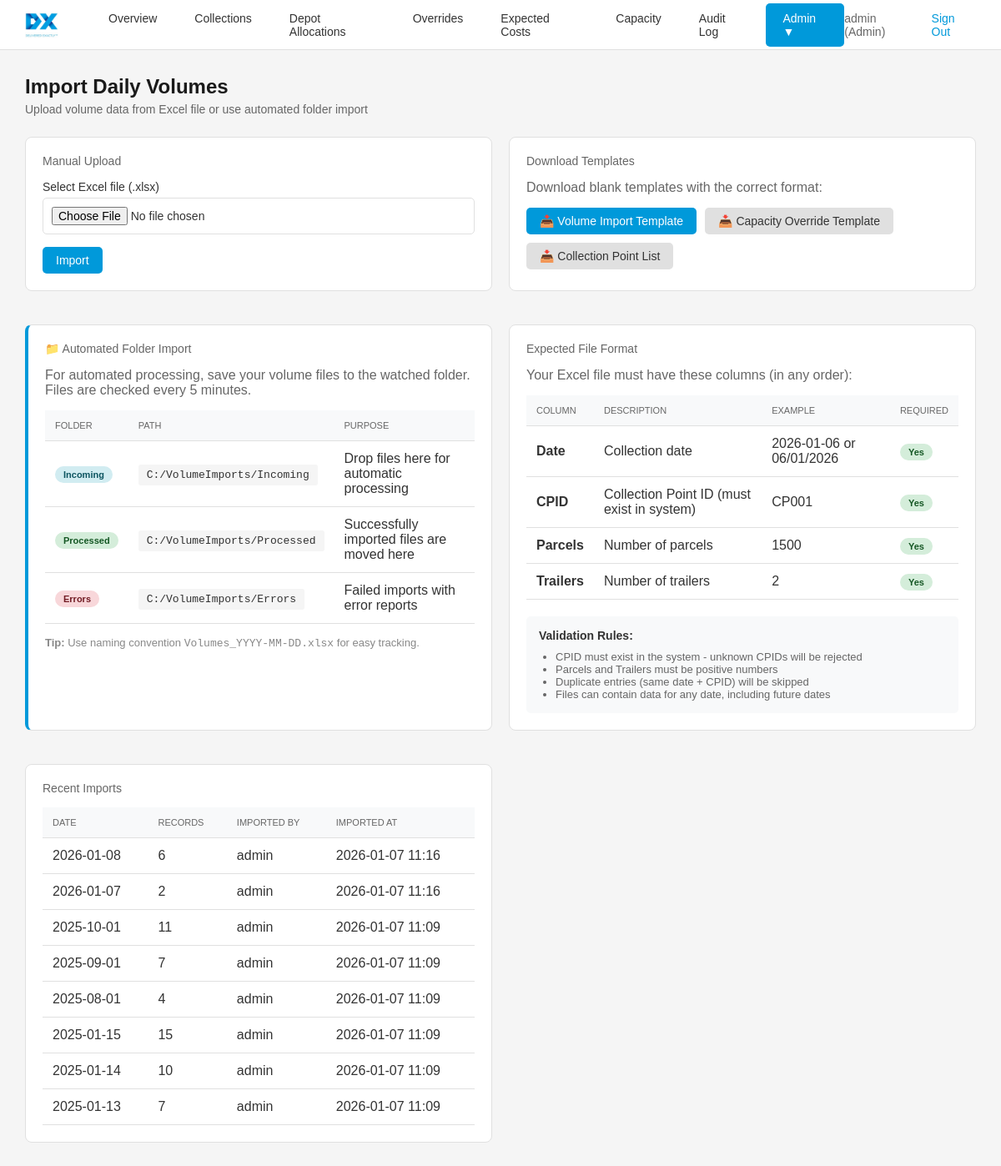
The app's page /import-volumes (signed in) with its own data.
### app/models.py (models this page shows)
class User(Base):
    __tablename__ = "users"
    id = Column(Integer, primary_key=True, index=True)
    username = Column(String(50), unique=True, index=True, nullable=False)
    email = Column(String(100), unique=True, index=True, nullable=False)
    password_hash = Column(String(255), nullable=False)
    role = Column(String(20), nullable=False, default="Viewer")  # Admin, Operator, Viewer
    is_active = Column(Boolean, default=True)
    last_login = Column(DateTime, nullable=True)
    created_at = Column(DateTime, default=datetime.utcnow)

### app/main.py (the view)
@app.get("/import-volumes")
def import_volumes_page(
    request: Request,
    db: Session = Depends(get_db),
    message: str = Query(None),
    error: bool = Query(False)
):
    user = get_current_user_from_cookie(request, db)
    if not user:
        return RedirectResponse(url="/login", status_code=303)
    if user.role not in ["Admin", "Operator"]:
        return RedirectResponse(url="/dashboard", status_code=303)
    from sqlalchemy import func
    recent = db.query(
        DailyVolume.date,
        func.count(DailyVolume.id).label('count'),
        func.max(DailyVolume.imported_at).label('imported_at'),
        DailyVolume.imported_by
    ).group_by(DailyVolume.date, DailyVolume.imported_by).order_by(DailyVolume.date.desc()).limit(10).all()
    recent_imports = []
    for r in recent:
        imp_user = db.query(User).filter(User.id == r.imported_by).first()
        recent_imports.append({
            'date': r.date.strftime('%Y-%m-%d'),
            'count': r.count,
            'user': imp_user.username if imp_user else 'System',
            'imported_at': r.imported_at.strftime('%Y-%m-%d %H:%M') if r.imported_at else ''
        })
    folder_info = {
        'incoming': WATCHED_FOLDER_INCOMING,
        'processed': WATCHED_FOLDER_PROCESSED,
        'errors': WATCHED_FOLDER_ERRORS
    }
    return templates.TemplateResponse("import_volumes.html", {
        "request": request,
        "user": user,
        "active_page": "import-volumes",
        "message": message,
        "error": error,
        "recent_imports": recent_imports,
        "folder_info": folder_info
    })

### app/templates/import_volumes.html (shortened to what this page needs)
{% extends "base.html" %}
{% block content %}
<div class="page-header">
    <h2>Import Daily Volumes</h2>
    <p>Upload volume data from Excel file or use automated folder import</p>
</div>
<div style="display: grid; grid-template-columns: 1fr 1fr; gap: 20px; margin-bottom: 20px;">
    <div class="card">
        <div class="card-header">
            <h3>Manual Upload</h3>
        </div>
        <div class="card-body">
            <form action="/import-volumes" method="post" enctype="multipart/form-data">
                <div class="form-group">
                    <label>Select Excel file (.xlsx)</label>
                    <input type="file" name="file" accept=".xlsx" required style="width: 100%;">
                </div>
                <button type="submit" class="btn btn-primary">Import</button>
            </form>
        </div>
    </div>
    <div class="card">
        <div class="card-header">
            <h3>Download Templates</h3>
        </div>
        <div class="card-body">
            <p style="color: #666; margin-bottom: 15px;">Download blank templates with the correct format:</p>
            <div style="display: flex; gap: 10px; flex-wrap: wrap;">
                <a href="/download-template/volumes" class="btn btn-primary">
                    📥 Volume Import Template
                </a>
                <a href="/download-template/capacity" class="btn btn-secondary">
                    📥 Capacity Override Template
                </a>
            <a href="/download-template/cplist" class="btn btn-secondary">
    📥 Collection Point List
</a>
        </div>
    </div>
</div>
<div class="card" style="border-left: 4px solid #0099da;">
    <div class="card-header">
        <h3>📁 Automated Folder Import</h3>
    </div>
    <div class="card-body">
        <p style="color: #666; margin-bottom: 15px;">
            For automated processing, save your volume files to the watched folder. Files are checked every 5 minutes.
        </p>
        <table>
            <thead>
                <tr>
                    <th>Folder</th>
                    <th>Path</th>
                    <th>Purpose</th>
                </tr>
            </thead>
            <tbody>
                <tr>
                    <td><span class="badge badge-info">Incoming</span></td>
                    <td><code style="background: #f5f5f5; padding: 5px 10px; border-radius: 3px;">{{ folder_info.incoming }}</code></td>
                    <td>Drop files here for automatic processing</td>
                </tr>
                <tr>
                    <td><span class="badge badge-success">Processed</span></td>
                    <td><code style="background: #f5f5f5; padding: 5px 10px; border-radius: 3px;">{{ folder_info.processed }}</code></td>
                    <td>Successfully imported files are moved here</td>
                </tr>
                <tr>
                    <td><span class="badge badge-danger">Errors</span></td>
                    <td><code style="background: #f5f5f5; padding: 5px 10px; border-radius: 3px;">{{ folder_info.errors }}</code></td>
                    <td>Failed imports with error reports</td>
                </tr>
            </tbody>
        </table>
        <p style="color: #888; font-size: 13px; margin-top: 15px;">
            <strong>Tip:</strong> Use naming convention <code>Volumes_YYYY-MM-DD.xlsx</code> for easy tracking.
        </p>
    </div>
</div>
<div class="card">
    <div class="card-header">
        <h3>Expected File Format</h3>
    </div>
    <div class="card-body">
        <p style="color: #666; margin-bottom: 15px;">Your Excel file must have these columns (in any order):</p>
        <table>
            <thead>
                <tr>
                    <th>Column</th>
                    <th>Description</th>
                    <th>Example</th>
                    <th>Required</th>
                </tr>
            </thead>
            <tbody>
                <tr>
                    <td><strong>Date</strong></td>
                    <td>Collection date</td>
                    <td>2026-01-06 or 06/01/2026</td>
                    <td><span class="badge badge-success">Yes</span></td>
                </tr>
                <tr>
                    <td><strong>CPID</strong></td>
                    <td>Collection Point ID (must exist in system)</td>
                    <td>CP001</td>
                    <td><span class="badge badge-success">Yes</span></td>
                </tr>
                <tr>
                    <td><strong>Parcels</strong></td>
                    <td>Number of parcels</td>
                    <td>1500</td>
                    <td><span class="badge badge-success">Yes</span></td>
                </tr>
                <tr>
                    <td><strong>Trailers</strong></td>
                    <td>Number of trailers</td>
                    <td>2</td>
                    <td><span class="badge badge-success">Yes</span></td>
                </tr>
            </tbody>
        </table>
        <div style="margin-top: 20px; padding: 15px; background: #f8f9fa; border-radius: 5px;">
            <h4 style="font-size: 14px; margin-bottom: 10px;">Validation Rules:</h4>
            <ul style="color: #666; font-size: 13px; margin-left: 20px;">
                <li>CPID must exist in the system - unknown CPIDs will be rejected</li>
                <li>Parcels and Trailers must be positive numbers</li>
                <li>Duplicate entries (same date + CPID) will be skipped</li>
                <li>Files can contain data for any date, including future dates</li>
            </ul>
        </div>
    </div>
</div>
<div class="card">
    <div class="card-header">
        <h3>Recent Imports</h3>
    </div>
    <div class="card-body">
        {% if recent_imports %}
        <table>
            <thead>
                <tr>
                    <th>Date</th>
                    <th>Records</th>
                    <th>Imported By</th>
                    <th>Imported At</th>
                </tr>
            </thead>
            <tbody>
                {% for imp in recent_imports %}
                <tr>
                    <td>{{ imp.date }}</td>
                    <td>{{ imp.count }}</td>
                    <td>{{ imp.user }}</td>
                    <td>{{ imp.imported_at }}</td>
                </tr>
                {% endfor %}
            </tbody>
        </table>
        {% else %}
        <p class="no-data">No imports yet.</p>
        {% endif %}
    </div>
</div>
{% endblock %}

### app/templates/base.html (shortened to what this page needs)
<!DOCTYPE html>
<html lang="en">
<head>
    <link rel="stylesheet" href="https://unpkg.com/leaflet@1.9.4/dist/leaflet.css" />
</head>
<body>
    <header class="header">
        <div class="header-left">
            <img src="/static/dx_freight_logo.jpg" alt="DX" class="logo">
            <ul class="nav-menu">
                <li><a href="/dashboard{% if selected_date %}?date={{ selected_date }}{% endif %}" class="{% if active_page == 'dashboard' %}active{% endif %}">Overview</a></li>
                <li><a href="/collections{% if selected_date %}?date={{ selected_date }}{% endif %}" class="{% if active_page == 'collections' %}active{% endif %}">Collections</a></li>
                <li><a href="/depot-allocations{% if selected_date %}?date={{ selected_date }}{% endif %}" class="{% if active_page == 'depot-allocations' %}active{% endif %}">Depot Allocations</a></li>
                <li><a href="/overrides{% if selected_date %}?date={{ selected_date }}{% endif %}" class="{% if active_page == 'overrides' %}active{% endif %}">Overrides</a></li>
                <li><a href="/expected-costs{% if selected_date %}?date={{ selected_date }}{% endif %}" class="{% if active_page == 'expected-costs' %}active{% endif %}">Expected Costs</a></li>
                {% if user.role in ['Admin', 'Operator'] %}
                <li><a href="/capacity-overrides{% if selected_date %}?date={{ selected_date }}{% endif %}" class="{% if active_page == 'capacity-overrides' %}active{% endif %}">Capacity</a></li>
                {% endif %}
                <li><a href="/audit-log" class="{% if active_page == 'audit-log' %}active{% endif %}">Audit Log</a></li>
                {% if user.role == 'Admin' %}
                <li class="admin-menu">
                    <a href="#" class="{% if active_page in ['users', 'setup', 'import-volumes'] %}active{% endif %}">Admin ▼</a>
                </li>
                {% elif user.role == 'Operator' %}
                <li><a href="/import-volumes" class="{% if active_page == 'import-volumes' %}active{% endif %}">Import</a></li>
                {% endif %}
            </ul>
        </div>
        <div class="header-right">
            <span>{{ user.username }} ({{ user.role }})</span>
            <a href="/logout">Sign Out</a>
        </div>
    </header>
    <main class="main-content">
        {% block content %}{% endblock %}
    </main>
</body>
</html>

### app/templates/base.html (style rules this page uses)
* { margin: 0; padding: 0; box-sizing: border-box; }
body { font-family: Arial, sans-serif; background-color: #f5f5f5; color: #333333; min-height: 100vh; }
.header { background-color: #ffffff; border-bottom: 1px solid #e0e0e0; padding: 0 30px; display: flex; align-items: center; justify-content: space-between; height: 60px; position: fixed; top: 0; left: 0; right: 0; z-index: 1000; }
.header-left { display: flex; align-items: center; gap: 40px; }
.logo { height: 40px; }
.nav-menu { display: flex; list-style: none; gap: 5px; }
.nav-menu a { display: block; padding: 10px 20px; color: #333333; text-decoration: none; border-radius: 5px; transition: all 0.3s; font-size: 14px; }
.nav-menu a.active { background-color: #0099da; color: #ffffff; }
.header-right { display: flex; align-items: center; gap: 15px; font-size: 14px; }
.header-right span { color: #666666; }
.header-right a { color: #0099da; text-decoration: none; }
.main-content { margin-top: 60px; padding: 30px; }
.page-header { margin-bottom: 25px; }
.page-header h2 { font-size: 24px; color: #1a1a1a; margin-bottom: 5px; }
.page-header p { color: #666666; font-size: 14px; }
.card { background-color: #ffffff; border-radius: 8px; border: 1px solid #e0e0e0; padding: 20px; margin-bottom: 20px; }
.card-header { display: flex; justify-content: space-between; align-items: center; margin-bottom: 15px; }
.card-header h3 { font-size: 14px; color: #666666; font-weight: normal; }
table { width: 100%; border-collapse: collapse; }
th, td { padding: 12px; text-align: left; border-bottom: 1px solid #e0e0e0; }
th { background-color: #f8f9fa; font-weight: normal; color: #666666; font-size: 11px; text-transform: uppercase; }
.badge { padding: 4px 10px; border-radius: 12px; font-size: 11px; font-weight: bold; }
.badge-success { background-color: #d4edda; color: #155724; }
.badge-danger { background-color: #f8d7da; color: #721c24; }
.badge-info { background-color: #d1ecf1; color: #0c5460; }
.btn { padding: 8px 16px; border: none; border-radius: 5px; cursor: pointer; font-size: 14px; transition: opacity 0.3s; text-decoration: none; display: inline-block; }
.btn-primary { background-color: #0099da; color: #ffffff; }
.btn-secondary { background-color: #e0e0e0; color: #333333; }
input, select { padding: 10px; border: 1px solid #e0e0e0; border-radius: 5px; background-color: #ffffff; color: #333333; font-size: 14px; }
.admin-menu { position: relative; display: inline-block; }
.form-group { margin-bottom: 15px; }
.form-group label { display: block; margin-bottom: 5px; font-size: 14px; color: #333333; }

### records on screen
User: username "admin", role "Admin", date "2026-01-08", count "6", user "admin", imported_at "2026-01-07 11:16", date "2026-01-07", count "2", date "2025-10-01", count "11", imported_at "2026-01-07 11:09", date "2025-09-01", count "7", date "2025-08-01", count "4", date "2025-01-15", count "15", date "2025-01-14", count "10", date "2025-01-13"

### other values on screen
{{ folder_info.incoming }} "C:/VolumeImports/Incoming"
{{ folder_info.processed }} "C:/VolumeImports/Processed"
{{ folder_info.errors }} "C:/VolumeImports/Errors"
